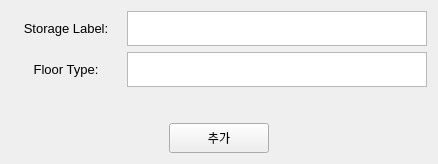
    <widget class="QWidget" name="Floor_Add">
     <attribute name="title">
      <string>Floor 추가</string>
     </attribute>
     <layout class="QHBoxLayout" name="horizontalLayout_21">
      <item>
       <layout class="QVBoxLayout" name="verticalLayout_23">
        <item>
         <layout class="QHBoxLayout" name="horizontalLayout_20">
          <property name="bottomMargin">
           <number>30</number>
          </property>
          <item>
           <layout class="QVBoxLayout" name="verticalLayout_22">
            <item>
             <widget class="QLabel" name="label_21">
              <property name="minimumSize">
               <size>
                <width>110</width>
                <height>30</height>
               </size>
              </property>
              <property name="maximumSize">
               <size>
                <width>110</width>
                <height>35</height>
               </size>
              </property>
              <property name="font">
               <font>
                <pointsize>10</pointsize>
               </font>
              </property>
              <property name="text">
               <string>Storage Label:</string>
              </property>
              <property name="alignment">
               <set>Qt::AlignCenter</set>
              </property>
             </widget>
            </item>
            <item>
             <widget class="QLabel" name="label_22">
              <property name="minimumSize">
               <size>
                <width>110</width>
                <height>30</height>
               </size>
              </property>
              <property name="maximumSize">
               <size>
                <width>110</width>
                <height>35</height>
               </size>
              </property>
              <property name="font">
               <font>
                <pointsize>10</pointsize>
               </font>
              </property>
              <property name="text">
               <string>Floor Type:</string>
              </property>
              <property name="alignment">
               <set>Qt::AlignCenter</set>
              </property>
             </widget>
            </item>
           </layout>
          </item>
          <item>
           <layout class="QVBoxLayout" name="verticalLayout_21">
            <item>
             <widget class="QPlainTextEdit" name="Floor_Add_StorageLabel_plainTextEdit">
              <property name="minimumSize">
               <size>
                <width>300</width>
                <height>30</height>
               </size>
              </property>
              <property name="maximumSize">
               <size>
                <width>500</width>
                <height>35</height>
               </size>
              </property>
              <property name="font">
               <font>
                <pointsize>11</pointsize>
               </font>
              </property>
             </widget>
            </item>
            <item>
             <widget class="QPlainTextEdit" name="Floor_Add_Type_plainTextEdit">
              <property name="minimumSize">
               <size>
                <width>300</width>
                <height>30</height>
               </size>
              </property>
              <property name="maximumSize">
               <size>
                <width>500</width>
                <height>35</height>
               </size>
              </property>
              <property name="font">
               <font>
                <pointsize>11</pointsize>
               </font>
              </property>
             </widget>
            </item>
           </layout>
          </item>
         </layout>
        </item>
        <item>
         <layout class="QHBoxLayout" name="horizontalLayout_19">
          <item>
           <spacer name="horizontalSpacer_11">
            <property name="orientation">
             <enum>Qt::Horizontal</enum>
            </property>
            <property name="sizeHint" stdset="0">
             <size>
              <width>40</width>
              <height>20</height>
             </size>
            </property>
           </spacer>
          </item>
          <item>
           <widget class="QPushButton" name="Floor_Add_pushButton">
            <property name="minimumSize">
             <size>
              <width>100</width>
              <height>30</height>
             </size>
            </property>
            <property name="maximumSize">
             <size>
              <width>150</width>
              <height>35</height>
             </size>
            </property>
            <property name="text">
             <string>추가</string>
            </property>
           </widget>
          </item>
          <item>
           <spacer name="horizontalSpacer_12">
            <property name="orientation">
             <enum>Qt::Horizontal</enum>
            </property>
            <property name="sizeHint" stdset="0">
             <size>
              <width>40</width>
              <height>20</height>
             </size>
            </property>
           </spacer>
          </item>
         </layout>
        </item>
       </layout>
      </item>
     </layout>
    </widget>
